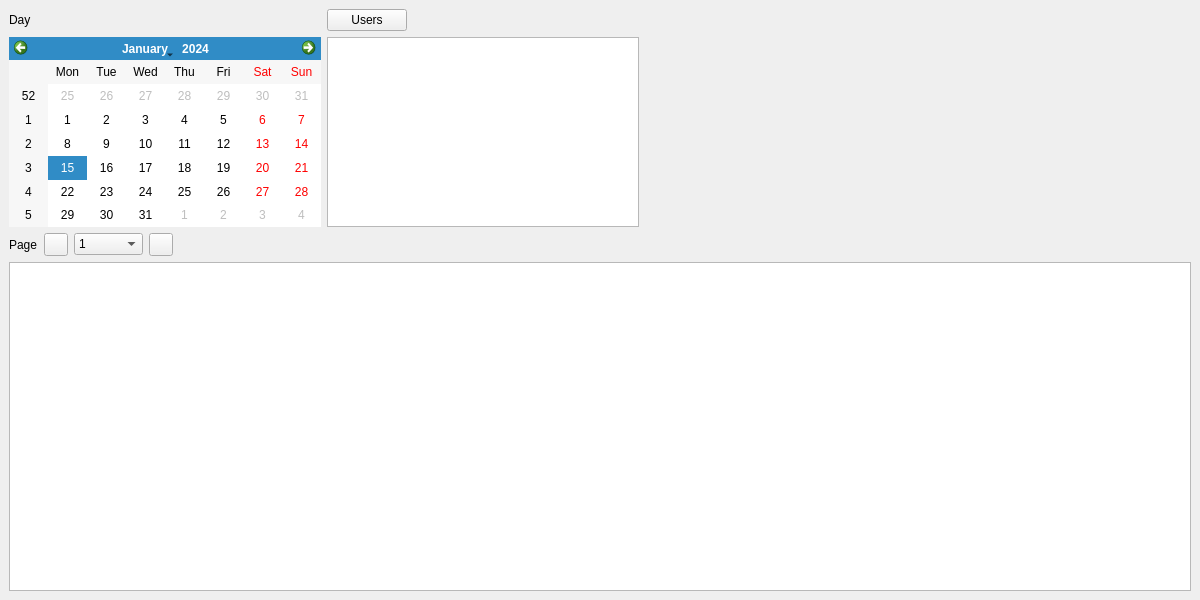
<?xml version="1.0" encoding="UTF-8"?>
<ui version="4.0">
 <class>UserHistoryWindow</class>
 <widget class="QMainWindow" name="UserHistoryWindow">
  <property name="windowModality">
   <enum>Qt::ApplicationModal</enum>
  </property>
  <property name="geometry">
   <rect>
    <x>0</x>
    <y>0</y>
    <width>1200</width>
    <height>600</height>
   </rect>
  </property>
  <property name="windowTitle">
   <string>User history</string>
  </property>
  <property name="windowIcon">
   <iconset resource="app.qrc">
    <normaloff>:/app.png</normaloff>:/app.png</iconset>
  </property>
  <widget class="QWidget" name="centralwidget">
   <layout class="QVBoxLayout" name="verticalLayout">
    <item>
     <layout class="QGridLayout" name="gridLayout">
      <property name="sizeConstraint">
       <enum>QLayout::SetMinimumSize</enum>
      </property>
      <item row="2" column="0">
       <widget class="QCalendarWidget" name="calendar">
        <property name="maximumSize">
         <size>
          <width>312</width>
          <height>190</height>
         </size>
        </property>
        <property name="styleSheet">
         <string notr="true">#qt_calendar_prevmonth {
    qproperty-icon: url(:/icons/left.svg);
}
#qt_calendar_nextmonth {
    qproperty-icon: url(:/icons/right.svg);
}
QToolButton::menu-indicator { image: none; }</string>
        </property>
       </widget>
      </item>
      <item row="0" column="0">
       <widget class="QLabel" name="label">
        <property name="maximumSize">
         <size>
          <width>16777215</width>
          <height>20</height>
         </size>
        </property>
        <property name="text">
         <string>Day</string>
        </property>
       </widget>
      </item>
      <item row="2" column="4">
       <widget class="QListWidget" name="users">
        <property name="minimumSize">
         <size>
          <width>312</width>
          <height>190</height>
         </size>
        </property>
        <property name="maximumSize">
         <size>
          <width>312</width>
          <height>190</height>
         </size>
        </property>
       </widget>
      </item>
      <item row="0" column="4">
       <layout class="QHBoxLayout" name="horizontalLayout">
        <item>
         <widget class="QPushButton" name="select_users">
          <property name="text">
           <string>Users</string>
          </property>
         </widget>
        </item>
        <item>
         <spacer name="horizontalSpacer">
          <property name="orientation">
           <enum>Qt::Horizontal</enum>
          </property>
          <property name="sizeHint" stdset="0">
           <size>
            <width>40</width>
            <height>20</height>
           </size>
          </property>
         </spacer>
        </item>
       </layout>
      </item>
      <item row="2" column="5">
       <spacer name="horizontalSpacer_2">
        <property name="orientation">
         <enum>Qt::Horizontal</enum>
        </property>
        <property name="sizeHint" stdset="0">
         <size>
          <width>40</width>
          <height>20</height>
         </size>
        </property>
       </spacer>
      </item>
     </layout>
    </item>
    <item>
     <layout class="QHBoxLayout" name="horizontalLayout_2">
      <item>
       <widget class="QLabel" name="label_2">
        <property name="text">
         <string>Page</string>
        </property>
       </widget>
      </item>
      <item>
       <widget class="QToolButton" name="prev_page">
        <property name="text">
         <string/>
        </property>
        <property name="icon">
         <iconset resource="app.qrc">
          <normaloff>:/icons/left.svg</normaloff>:/icons/left.svg</iconset>
        </property>
       </widget>
      </item>
      <item>
       <widget class="QComboBox" name="page">
        <property name="minimumSize">
         <size>
          <width>69</width>
          <height>0</height>
         </size>
        </property>
        <item>
         <property name="text">
          <string notr="true">1</string>
         </property>
        </item>
       </widget>
      </item>
      <item>
       <widget class="QToolButton" name="next_page">
        <property name="text">
         <string/>
        </property>
        <property name="icon">
         <iconset resource="app.qrc">
          <normaloff>:/icons/right.svg</normaloff>:/icons/right.svg</iconset>
        </property>
       </widget>
      </item>
      <item>
       <spacer name="horizontalSpacer_3">
        <property name="orientation">
         <enum>Qt::Horizontal</enum>
        </property>
        <property name="sizeHint" stdset="0">
         <size>
          <width>40</width>
          <height>20</height>
         </size>
        </property>
       </spacer>
      </item>
     </layout>
    </item>
    <item>
     <widget class="QTableWidget" name="history">
      <property name="minimumSize">
       <size>
        <width>0</width>
        <height>150</height>
       </size>
      </property>
      <property name="maximumSize">
       <size>
        <width>16777215</width>
        <height>16777215</height>
       </size>
      </property>
      <property name="palette">
       <palette>
        <active>
         <colorrole role="Highlight">
          <brush brushstyle="SolidPattern">
           <color alpha="255">
            <red>0</red>
            <green>120</green>
            <blue>215</blue>
           </color>
          </brush>
         </colorrole>
         <colorrole role="HighlightedText">
          <brush brushstyle="SolidPattern">
           <color alpha="255">
            <red>255</red>
            <green>255</green>
            <blue>255</blue>
           </color>
          </brush>
         </colorrole>
        </active>
        <inactive>
         <colorrole role="Highlight">
          <brush brushstyle="SolidPattern">
           <color alpha="255">
            <red>0</red>
            <green>120</green>
            <blue>215</blue>
           </color>
          </brush>
         </colorrole>
         <colorrole role="HighlightedText">
          <brush brushstyle="SolidPattern">
           <color alpha="255">
            <red>255</red>
            <green>255</green>
            <blue>255</blue>
           </color>
          </brush>
         </colorrole>
        </inactive>
        <disabled>
         <colorrole role="Highlight">
          <brush brushstyle="SolidPattern">
           <color alpha="255">
            <red>0</red>
            <green>120</green>
            <blue>215</blue>
           </color>
          </brush>
         </colorrole>
         <colorrole role="HighlightedText">
          <brush brushstyle="SolidPattern">
           <color alpha="255">
            <red>255</red>
            <green>255</green>
            <blue>255</blue>
           </color>
          </brush>
         </colorrole>
        </disabled>
       </palette>
      </property>
      <property name="selectionMode">
       <enum>QAbstractItemView::SingleSelection</enum>
      </property>
      <property name="selectionBehavior">
       <enum>QAbstractItemView::SelectRows</enum>
      </property>
      <property name="sortingEnabled">
       <bool>true</bool>
      </property>
      <attribute name="verticalHeaderVisible">
       <bool>false</bool>
      </attribute>
     </widget>
    </item>
   </layout>
  </widget>
 </widget>
 <resources>
  <include location="app.qrc"/>
 </resources>
 <connections/>
</ui>
